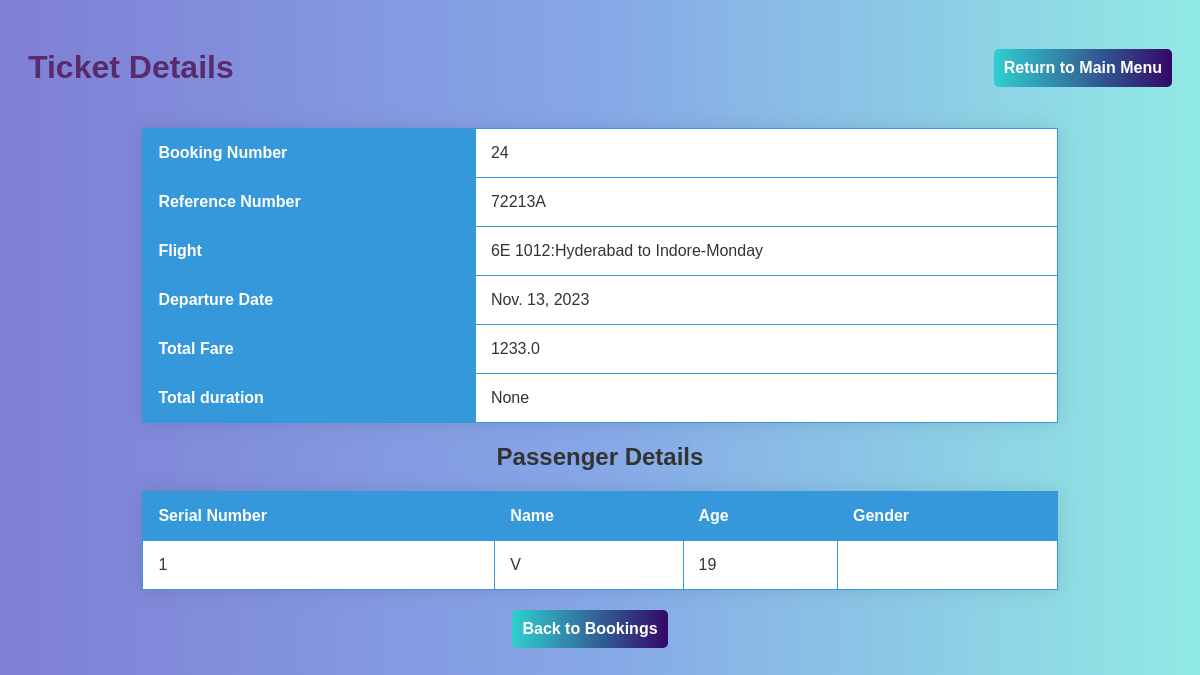
Screenshot of /ticket_detail/24/ with the database file from the repository.
### app/models.py (models this page shows, shortened)
class Ticket(models.Model):
    user = models.ForeignKey(User,on_delete=models.CASCADE,related_name="bookings", blank=True, null=True)
    ref_no = models.CharField(max_length=6, unique=True)
    passengers = models.JSONField(blank=True, null=True)
    flight = models.ForeignKey(flight, on_delete=models.CASCADE, related_name="tickets", blank=True, null=True)
    flight_ddate = models.DateField(blank=True, null=True)
    flight_adate = models.DateField(blank=True, null=True)
    duration = models.DurationField(blank=True, null=True)
    flight_fare = models.FloatField(blank=True,null=True)
    other_charges = models.FloatField(blank=True,null=True)
    total_fare = models.FloatField(blank=True, null=True)
    booking_date = models.DateTimeField(default=datetime.now)
    mobile = models.CharField(max_length=20,blank=True)
    email = models.EmailField(max_length=45, blank=True)
    status = models.CharField(max_length=45, choices=TICKET_STATUS)
    def get_passengers_list(self):
     return json.loads(self.passengers) if self.passengers else []

class flight(models.Model):
    flight_id=models.CharField(max_length=100)
    origin=models.CharField(max_length=100)
    destination=models.CharField(max_length=100)
    starttime=models.TimeField(auto_now=False,auto_now_add=False)
    endtime=models.TimeField(auto_now=False,auto_now_add=False)
    economy_price=models.FloatField(max_length=100,null=True)
    bussiness_price=models.FloatField(max_length=100,null=True)
    firstclass_price=models.FloatField(max_length=100,null=True)
    day=models.CharField(max_length=100)
    def __str__(self):
        return f"{self.flight_id}:{self.origin} to {self.destination}-{self.day}"

### app/views.py (the view)
# urls.py: path('ticket_detail/<int:ticket_id>/', views.ticket_detail, name='ticket_detail'),
def ticket_detail(request, ticket_id):
    ticket = get_object_or_404(Ticket, id=ticket_id)
    return render(request, 'ticket_detail.html', {'ticket': ticket})

### app/templates/ticket_detail.html (shortened to what this page needs)
<!DOCTYPE html>
<html lang="en">
<head>
</head>
<body>
    <div class="header">
        <h1>Ticket Details</h1>
        <a href="{% url 'home' %}" class="return-btn">Return to Main Menu</a>
    </div>
    <table>
        <tr>
            <th>Booking Number</th>
            <td>{{ ticket.id }}</td>
        </tr>
        <tr>
            <th>Reference Number</th>
            <td>{{ ticket.ref_no }}</td>
        </tr>
        <tr>
            <th>Flight</th>
            <td>{{ ticket.flight }}</td>
        </tr>
        <tr>
            <th>Departure Date</th>
            <td>{{ ticket.flight_ddate }}</td>
        </tr>
        <tr>
            <th>Total Fare</th>
            <td>{{ ticket.total_fare }}</td>
        </tr>
        <tr>
            <th>Total duration</th>
            <td>{{ ticket.duration }}</td>
        </tr>
    </table>
    <h2>Passenger Details</h2>
    <table>
        <thead>
            <tr>
                <th>Serial Number</th>
                <th>Name</th>
                <th>Age</th>
                <th>Gender</th>
            </tr>
        </thead>
        <tbody>
            {% with passengers_list=ticket.get_passengers_list %}
                {% for passenger in passengers_list %}
                    <tr>
                        <td>{{ forloop.counter }}</td>
                        <td>{{ passenger.name }}</td>
                        <td>{{ passenger.age }}</td>
                        <td>{{ passenger.gender }}</td>
                    </tr>
                {% endfor %}
            {% endwith %}
        </tbody>
    </table>
    <a href="{% url 'booki' %}" class="return-btn" style="margin-right: 20px;">Back to Bookings</a>
</body>
</html>

### app/templates/ticket_detail.html (style rules this page uses)
body { background: linear-gradient(to right, #7f7fd5, #86a8e7, #91eae4); color: #333; font-family: 'Arial', sans-serif; text-align: center; padding: 20px; }
h1 { color: #592b6d; }
table { width: 80%; margin: 20px auto; border-collapse: collapse; box-shadow: 0 0 20px rgba(0, 0, 0, 0.1); background: #fff; }
table, th, td { border: 1px solid #3498db; }
th, td { padding: 15px; text-align: left; }
th { background: #3498db; color: #fff; }
a { color: #3498db; text-decoration: none; }
.return-btn { background: linear-gradient(to right, #30cfd0, #330867); padding: 10px; border-radius: 5px; color: #fff; text-decoration: none; display: inline-block; font-weight: bold; }
.header { margin-bottom: 20px; display: flex; justify-content: space-between; align-items: center; }

### rows the page displays
Ticket: id "24", ref_no "72213A", flight "6E 1012:Hyderabad to Indore-Monday", flight_ddate "Nov. 13, 2023", total_fare "1233.0", duration "None"

### other values shown
{{ passenger.name }} "V"
{{ passenger.age }} "19"
